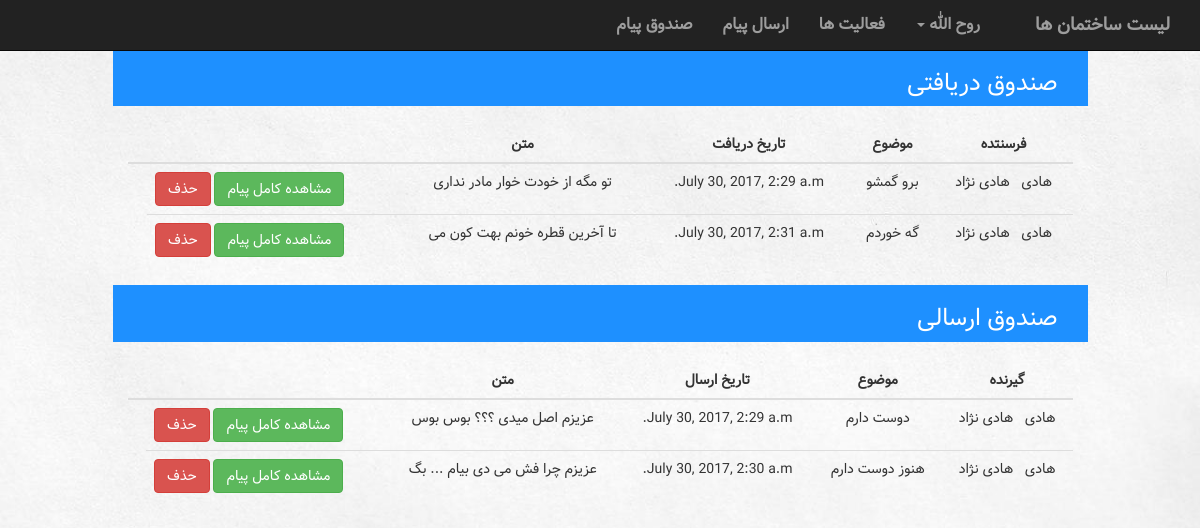
The app's page /building/inbox/ (signed in), older data.
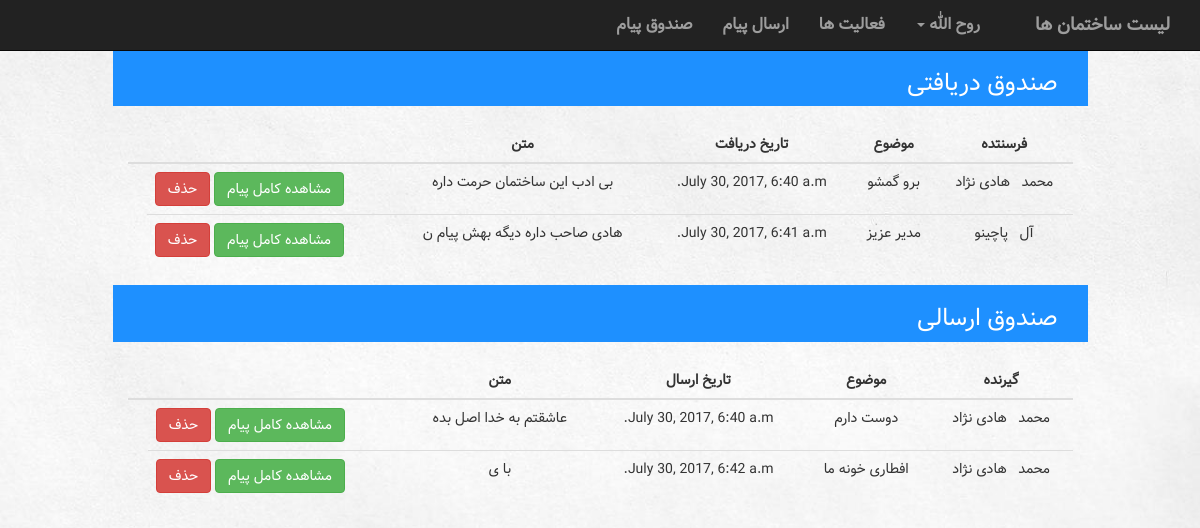
The same page, newer data.
### building/models.py (models this page shows)
class Message(models.Model):
    sender = models.ForeignKey(Account, related_name='sender')
    receiver = models.ForeignKey(Account, related_name='receiver')
    subject = models.CharField(max_length=100)
    text = models.TextField()
    date = models.DateTimeField(auto_now_add=True)

### manageUser/models.py (models this page shows, shortened)
class Account(models.Model):
    user = models.OneToOneField(User, on_delete=models.CASCADE)
    type = models.IntegerField(default=UserType.MANAGER)

### building/views.py (the view)
def inbox(request):
    context = {'receiveMessages': Message.objects.filter(receiver=Account.objects.get(user=request.user)),
               'sendMessages': Message.objects.filter(sender=Account.objects.get(user=request.user)),
               'Listname1': 'صندوق دریافتی',
               'Listname2': 'صندوق ارسالی',
               'title1': 'گیرنده',
               'title2': 'فرسنتده',
               'title3': 'تاریخ دریافت',
               'title4': 'تاریخ ارسال',
               'title5': 'متن',
               'title6': 'موضوع',
               }
    return render(request, 'building/inbox.html', context)

### building/templates/building/inbox.html (shortened to what this page needs)
{% extends 'building/UserNavBar.html' %}
{% block body %}
<div class="col-sm-12">
        <div class="listContainer col-sm-10 col-lg-offset-1">
            <div class="listTitle pull-right col-sm-12">
                <h3> {{ Listname1 }} </h3>
            </div>
        </div>
        <div class="col-sm-10 col-lg-offset-1">
            <br>
            <table class="table table-hover">
                <thead>
                    <tr>
                        <th>{{ title2 }}</th>
                        <th>{{ title6 }}</th>
                        <th>{{ title3 }}</th>
                        <th>{{ title5 }}</th>
                        <th></th>
                        <th></th>
                    </tr>
                </thead>
                <tbody>
                {% for m in receiveMessages %}
                    <tr>
                        <td>{{ m.sender.user.first_name }} &nbsp; {{ m.sender.user.last_name }}</td>
                        <td>{{ m.subject }}</td>
                        <td>{{ m.date }}</td>
                        <td>{{ m.text|slice:"0:30" }}</td>
                    <td class="link">
                           <button type="button" class="btn btn-danger">حذف</button>
                            <button type="button" class="btn btn-success">مشاهده کامل پیام</button>
                       </td>
                    </tr>
                {% endfor %}
                </tbody>
            </table>
        </div>
    </div>
    <br>
    <div class="col-sm-12">
        <div class="listContainer col-sm-10 col-lg-offset-1">
            <div class="listTitle pull-right col-sm-12">
                <h3> {{ Listname2 }} </h3>
            </div>
        </div>
        <div class="col-sm-10 col-lg-offset-1">
            <br>
            <table class="table table-hover">
                <thead>
                    <tr>
                        <th>{{ title1 }}</th>
                        <th>{{ title6 }}</th>
                        <th>{{ title4 }}</th>
                        <th>{{ title5 }}</th>
                        <th></th>
                        <th></th>
                    </tr>
                </thead>
                <tbody>
                {% for m in sendMessages %}
                    <tr>
                         <td>{{ m.receiver.user.first_name }} &nbsp; {{ m.receiver.user.last_name }}</td>
                        <td>{{ m.subject }}</td>
                        <td>{{ m.date }}</td>
                        <td>{{ m.text|slice:"0:30" }}</td>
                    <td class="link">
                           <button type="button" class="btn btn-danger">حذف</button>
                            <button type="button" class="btn btn-success">مشاهده کامل پیام</button>
                       </td>
                    </tr>
                {% endfor %}
                </tbody>
            </table>
        </div>
    </div>
{% endblock %}

Row changes from the older to the newer data that the page shows:
no longer on this page (row edited): Message: sender.user.first_name "هادی", sender.user.last_name "هادی نژاد", subject "گه خوردم", date "July 30, 2017, 2:31 a.m.", text "تا آخرین قطره خونم بهت کون می", shown under "صندوق دریافتی"
removed Message: receiver.user.first_name "هادی", receiver.user.last_name "هادی نژاد", subject "هنوز دوست دارم", date "July 30, 2017, 2:30 a.m.", text "عزیزم چرا فش می دی بیام ... بگ", shown under "صندوق ارسالی"
changed Message "برو گمشو": sender.user.first_name "هادی" → "محمد"; date "July 30, 2017, 2:29 a.m." → "July 30, 2017, 6:40 a.m."; text "تو مگه از خودت خوار مادر نداری" → "بی ادب این ساختمان حرمت داره"
added Message: sender.user.first_name "آل", sender.user.last_name "پاچینو", subject "مدیر عزیز", date "July 30, 2017, 6:41 a.m.", text "هادی صاحب داره دیگه بهش پیام ن", shown under "صندوق دریافتی"
changed Message "دوست دارم": receiver.user.first_name "هادی" → "محمد"; date "July 30, 2017, 2:29 a.m." → "July 30, 2017, 6:40 a.m."; text "عزیزم اصل میدی ؟؟؟ بوس بوس" → "عاشقتم به خدا اصل بده"
added Message: receiver.user.first_name "محمد", receiver.user.last_name "هادی نژاد", subject "افطاری خونه ما", date "July 30, 2017, 6:42 a.m.", text "با ی", shown under "صندوق ارسالی"
